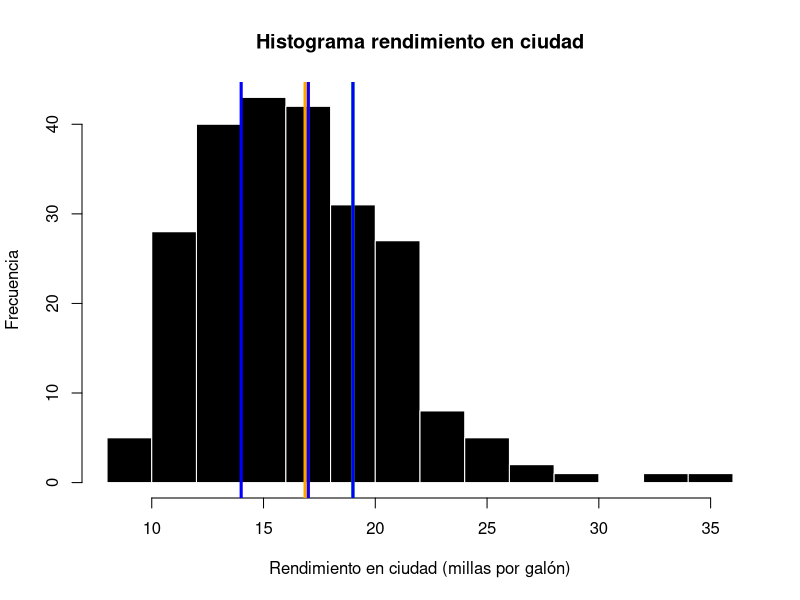
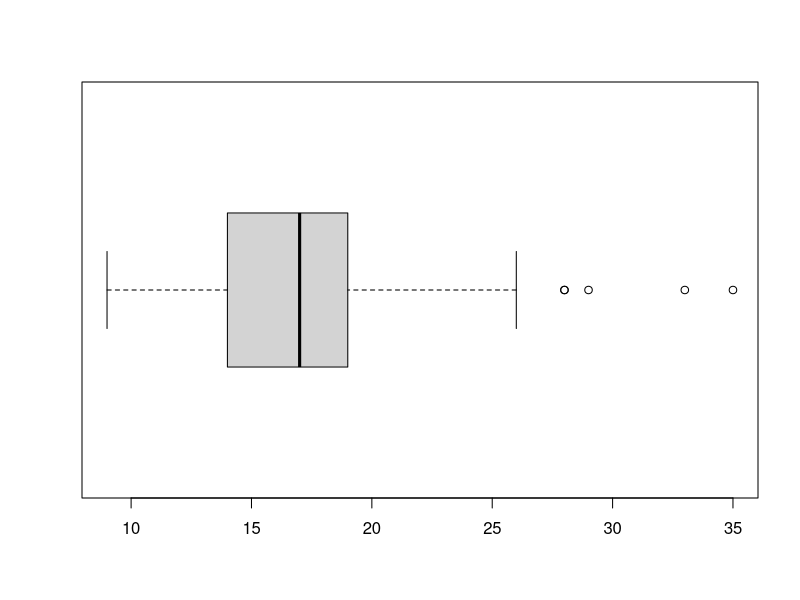

Recreate these plots in R, in order. (Note: this script raises an error after producing the figures.)
# DATOS

library(ggplot2)

# RENDIMIENTO EN CIUDAD

datos_ciudad <- mpg$cty
length(datos_ciudad)

# HISTOGRAMA

hist(datos_ciudad,
     breaks = 12,
     main = "Histograma rendimiento en ciudad",
     xlab = "Rendimiento en ciudad (millas por galón)",
     ylab = "Frecuencia",
     col = "black",
     border = "white")

# MEDIANA(percentil 50%)

mediana_ciudad <- median(datos_ciudad)
abline(v = mediana_ciudad, col = "red", lwd = 3)

# Porcentil 70%

p_70 = quantile(datos_ciudad, probs = 0.7)
abline (v = p_70, col ="green", lwd = 3)

# Cuartile

cuartile <- quantile(datos_ciudad,
                     probs = c(0.25, 0.50, 0.75))

abline( v = cuartile, col = "blue", lwd = 3)
abline( v = mean(datos_ciudad), col = "orange", lwd = 3)

# Resumen de los cinco(seis) números

summary(datos_ciudad)

# Grafico de cajas (boxplot)

boxplot(datos_ciudad,
        horizontal = TRUE)

# BOXPLOT MULTIPLES

boxplot(mpg$cty~mpg$dry,
        main= "Rendimiento en ciudad vs Tracción",
        xlab = "Tipo de tracción",
        ylab = "Rendimiento (millas por galón",
        col = 2:4)